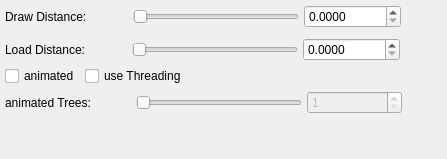
                <widget class="QWidget" name="tabGFX_Models_Trees">
                 <attribute name="icon">
                  <iconset resource="tab_icons.qrc">
                   <normaloff>:/tab_icons/tab_trees.png</normaloff>:/tab_icons/tab_trees.png</iconset>
                 </attribute>
                 <attribute name="title">
                  <string>Trees</string>
                 </attribute>
                 <layout class="QVBoxLayout" name="verticalLayout_38">
                  <property name="spacing">
                   <number>5</number>
                  </property>
                  <property name="leftMargin">
                   <number>5</number>
                  </property>
                  <property name="topMargin">
                   <number>5</number>
                  </property>
                  <property name="rightMargin">
                   <number>5</number>
                  </property>
                  <property name="bottomMargin">
                   <number>5</number>
                  </property>
                  <item>
                   <layout class="QHBoxLayout" name="horizontalLayout_4">
                    <property name="spacing">
                     <number>5</number>
                    </property>
                    <property name="leftMargin">
                     <number>0</number>
                    </property>
                    <property name="topMargin">
                     <number>0</number>
                    </property>
                    <property name="rightMargin">
                     <number>0</number>
                    </property>
                    <property name="bottomMargin">
                     <number>5</number>
                    </property>
                    <item>
                     <widget class="QLabel" name="lblTreeDrawDistance">
                      <property name="sizePolicy">
                       <sizepolicy hsizetype="Fixed" vsizetype="Preferred">
                        <horstretch>0</horstretch>
                        <verstretch>0</verstretch>
                       </sizepolicy>
                      </property>
                      <property name="minimumSize">
                       <size>
                        <width>0</width>
                        <height>0</height>
                       </size>
                      </property>
                      <property name="toolTip">
                       <string>sets the distance in which trees are drawn in a higher detail level.</string>
                      </property>
                      <property name="text">
                       <string>Draw Distance:</string>
                      </property>
                     </widget>
                    </item>
                    <item>
                     <spacer name="horizontalSpacer_22">
                      <property name="orientation">
                       <enum>Qt::Horizontal</enum>
                      </property>
                      <property name="sizeHint" stdset="0">
                       <size>
                        <width>40</width>
                        <height>20</height>
                       </size>
                      </property>
                     </spacer>
                    </item>
                    <item>
                     <widget class="QSlider" name="sldTreeDrawDistance">
                      <property name="minimumSize">
                       <size>
                        <width>166</width>
                        <height>0</height>
                       </size>
                      </property>
                      <property name="toolTip">
                       <string>sets the distance in which trees are drawn in a higher detail level.</string>
                      </property>
                      <property name="minimum">
                       <number>1</number>
                      </property>
                      <property name="maximum">
                       <number>100000000</number>
                      </property>
                      <property name="orientation">
                       <enum>Qt::Horizontal</enum>
                      </property>
                     </widget>
                    </item>
                    <item>
                     <widget class="QDoubleSpinBox" name="spnTreeDrawDistance">
                      <property name="sizePolicy">
                       <sizepolicy hsizetype="Fixed" vsizetype="Fixed">
                        <horstretch>0</horstretch>
                        <verstretch>0</verstretch>
                       </sizepolicy>
                      </property>
                      <property name="minimumSize">
                       <size>
                        <width>95</width>
                        <height>0</height>
                       </size>
                      </property>
                      <property name="toolTip">
                       <string>sets the distance in which trees are drawn in a higher detail level.</string>
                      </property>
                      <property name="locale">
                       <locale language="English" country="UnitedStates"/>
                      </property>
                      <property name="decimals">
                       <number>4</number>
                      </property>
                      <property name="maximum">
                       <double>100000.000000000000000</double>
                      </property>
                     </widget>
                    </item>
                    <item>
                     <spacer name="horizontalSpacer_44">
                      <property name="orientation">
                       <enum>Qt::Horizontal</enum>
                      </property>
                      <property name="sizeHint" stdset="0">
                       <size>
                        <width>40</width>
                        <height>20</height>
                       </size>
                      </property>
                     </spacer>
                    </item>
                   </layout>
                  </item>
                  <item>
                   <layout class="QHBoxLayout" name="horizontalLayout_3">
                    <item>
                     <widget class="QLabel" name="lblTreeLoadDistance">
                      <property name="sizePolicy">
                       <sizepolicy hsizetype="Fixed" vsizetype="Preferred">
                        <horstretch>0</horstretch>
                        <verstretch>0</verstretch>
                       </sizepolicy>
                      </property>
                      <property name="minimumSize">
                       <size>
                        <width>0</width>
                        <height>0</height>
                       </size>
                      </property>
                      <property name="toolTip">
                       <string>sets the distance in which trees are drawn.</string>
                      </property>
                      <property name="text">
                       <string>Load Distance:</string>
                      </property>
                     </widget>
                    </item>
                    <item>
                     <spacer name="horizontalSpacer_23">
                      <property name="orientation">
                       <enum>Qt::Horizontal</enum>
                      </property>
                      <property name="sizeHint" stdset="0">
                       <size>
                        <width>40</width>
                        <height>20</height>
                       </size>
                      </property>
                     </spacer>
                    </item>
                    <item>
                     <widget class="QSlider" name="sldTreeLoadDistance">
                      <property name="sizePolicy">
                       <sizepolicy hsizetype="Expanding" vsizetype="Fixed">
                        <horstretch>0</horstretch>
                        <verstretch>0</verstretch>
                       </sizepolicy>
                      </property>
                      <property name="minimumSize">
                       <size>
                        <width>166</width>
                        <height>0</height>
                       </size>
                      </property>
                      <property name="toolTip">
                       <string>sets the distance in which trees are drawn.</string>
                      </property>
                      <property name="minimum">
                       <number>1</number>
                      </property>
                      <property name="maximum">
                       <number>250000000</number>
                      </property>
                      <property name="orientation">
                       <enum>Qt::Horizontal</enum>
                      </property>
                     </widget>
                    </item>
                    <item>
                     <widget class="QDoubleSpinBox" name="spnTreeLoadDistance">
                      <property name="sizePolicy">
                       <sizepolicy hsizetype="Fixed" vsizetype="Fixed">
                        <horstretch>0</horstretch>
                        <verstretch>0</verstretch>
                       </sizepolicy>
                      </property>
                      <property name="minimumSize">
                       <size>
                        <width>95</width>
                        <height>0</height>
                       </size>
                      </property>
                      <property name="toolTip">
                       <string>sets the distance in which trees are drawn.</string>
                      </property>
                      <property name="locale">
                       <locale language="English" country="UnitedStates"/>
                      </property>
                      <property name="decimals">
                       <number>4</number>
                      </property>
                      <property name="maximum">
                       <double>250000.000000000000000</double>
                      </property>
                     </widget>
                    </item>
                    <item>
                     <spacer name="horizontalSpacer_45">
                      <property name="orientation">
                       <enum>Qt::Horizontal</enum>
                      </property>
                      <property name="sizeHint" stdset="0">
                       <size>
                        <width>40</width>
                        <height>20</height>
                       </size>
                      </property>
                     </spacer>
                    </item>
                   </layout>
                  </item>
                  <item>
                   <layout class="QHBoxLayout" name="horizontalLayout_69">
                    <item>
                     <widget class="QCheckBox" name="ckbSkinnedTrees">
                      <property name="text">
                       <string>animated</string>
                      </property>
                     </widget>
                    </item>
                    <item>
                     <widget class="QCheckBox" name="ckbTreeThreads">
                      <property name="toolTip">
                       <string>when enabled the effects are calculated on multiple CPU threads.</string>
                      </property>
                      <property name="text">
                       <string>use Threading</string>
                      </property>
                     </widget>
                    </item>
                    <item>
                     <spacer name="horizontalSpacer_36">
                      <property name="orientation">
                       <enum>Qt::Horizontal</enum>
                      </property>
                      <property name="sizeHint" stdset="0">
                       <size>
                        <width>40</width>
                        <height>20</height>
                       </size>
                      </property>
                     </spacer>
                    </item>
                   </layout>
                  </item>
                  <item>
                   <layout class="QHBoxLayout" name="horizontalLayout_5">
                    <item>
                     <widget class="QLabel" name="lblMaxAniTrees">
                      <property name="sizePolicy">
                       <sizepolicy hsizetype="Fixed" vsizetype="Preferred">
                        <horstretch>0</horstretch>
                        <verstretch>0</verstretch>
                       </sizepolicy>
                      </property>
                      <property name="minimumSize">
                       <size>
                        <width>0</width>
                        <height>0</height>
                       </size>
                      </property>
                      <property name="text">
                       <string>animated Trees:</string>
                      </property>
                     </widget>
                    </item>
                    <item>
                     <spacer name="horizontalSpacer_46">
                      <property name="orientation">
                       <enum>Qt::Horizontal</enum>
                      </property>
                      <property name="sizeHint" stdset="0">
                       <size>
                        <width>40</width>
                        <height>20</height>
                       </size>
                      </property>
                     </spacer>
                    </item>
                    <item>
                     <widget class="QSlider" name="sldAniTrees">
                      <property name="enabled">
                       <bool>false</bool>
                      </property>
                      <property name="minimumSize">
                       <size>
                        <width>166</width>
                        <height>0</height>
                       </size>
                      </property>
                      <property name="minimum">
                       <number>1</number>
                      </property>
                      <property name="maximum">
                       <number>255</number>
                      </property>
                      <property name="orientation">
                       <enum>Qt::Horizontal</enum>
                      </property>
                     </widget>
                    </item>
                    <item>
                     <widget class="QSpinBox" name="spnAniTrees">
                      <property name="enabled">
                       <bool>false</bool>
                      </property>
                      <property name="minimumSize">
                       <size>
                        <width>95</width>
                        <height>0</height>
                       </size>
                      </property>
                      <property name="minimum">
                       <number>1</number>
                      </property>
                      <property name="maximum">
                       <number>255</number>
                      </property>
                     </widget>
                    </item>
                    <item>
                     <spacer name="horizontalSpacer_24">
                      <property name="orientation">
                       <enum>Qt::Horizontal</enum>
                      </property>
                      <property name="sizeHint" stdset="0">
                       <size>
                        <width>40</width>
                        <height>20</height>
                       </size>
                      </property>
                     </spacer>
                    </item>
                   </layout>
                  </item>
                  <item>
                   <spacer name="verticalSpacer_15">
                    <property name="orientation">
                     <enum>Qt::Vertical</enum>
                    </property>
                    <property name="sizeHint" stdset="0">
                     <size>
                      <width>20</width>
                      <height>40</height>
                     </size>
                    </property>
                   </spacer>
                  </item>
                 </layout>
                </widget>
